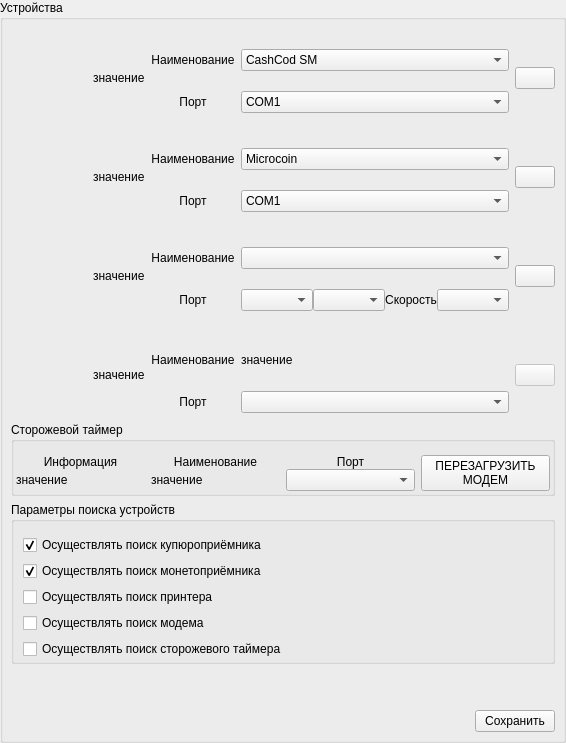
             <widget class="QGroupBox" name="grpAdminSetSettingsDevice">
              <property name="title">
               <string>Устройства</string>
              </property>
              <layout class="QVBoxLayout" name="verticalLayout_13">
               <property name="leftMargin">
                <number>6</number>
               </property>
               <property name="topMargin">
                <number>15</number>
               </property>
               <property name="rightMargin">
                <number>6</number>
               </property>
               <property name="bottomMargin">
                <number>6</number>
               </property>
               <item>
                <layout class="QVBoxLayout" name="verticalLayout_12" stretch="0,0,0,0,0">
                 <property name="margin" stdset="0">
                  <number>2</number>
                 </property>
                 <item>
                  <layout class="QGridLayout" name="gridLayout_3" columnstretch="0,1,1,2,1">
                   <property name="verticalSpacing">
                    <number>2</number>
                   </property>
                   <item row="1" column="3">
                    <widget class="QComboBox" name="cbxAdminPortValidator">
                     <item>
                      <property name="text">
                       <string>COM1</string>
                      </property>
                     </item>
                     <item>
                      <property name="text">
                       <string>COM2</string>
                      </property>
                     </item>
                     <item>
                      <property name="text">
                       <string>COM3</string>
                      </property>
                     </item>
                    </widget>
                   </item>
                   <item row="7" column="3">
                    <layout class="QHBoxLayout" name="horizontalLayout_2">
                     <item>
                      <widget class="QComboBox" name="cbxAdminPortPrinter"/>
                     </item>
                     <item>
                      <widget class="QComboBox" name="cbxAdminWinprinter"/>
                     </item>
                     <item>
                      <widget class="QLabel" name="lblAdminTitleSpeed">
                       <property name="maximumSize">
                        <size>
                         <width>100</width>
                         <height>16777215</height>
                        </size>
                       </property>
                       <property name="text">
                        <string>Скорость</string>
                       </property>
                       <property name="alignment">
                        <set>Qt::AlignCenter</set>
                       </property>
                      </widget>
                     </item>
                     <item>
                      <widget class="QComboBox" name="cbxAdminPortSpeed">
                       <property name="styleSheet">
                        <string notr="true"/>
                       </property>
                       <item>
                        <property name="text">
                         <string/>
                        </property>
                       </item>
                       <item>
                        <property name="text">
                         <string>9600</string>
                        </property>
                       </item>
                       <item>
                        <property name="text">
                         <string>14400</string>
                        </property>
                       </item>
                       <item>
                        <property name="text">
                         <string>19200</string>
                        </property>
                       </item>
                       <item>
                        <property name="text">
                         <string>38400</string>
                        </property>
                       </item>
                       <item>
                        <property name="text">
                         <string>57600</string>
                        </property>
                       </item>
                       <item>
                        <property name="text">
                         <string>115200</string>
                        </property>
                       </item>
                       <item>
                        <property name="text">
                         <string>128000</string>
                        </property>
                       </item>
                      </widget>
                     </item>
                    </layout>
                   </item>
                   <item row="10" column="0" rowspan="2" colspan="2">
                    <layout class="QHBoxLayout" name="horizontalLayout_33">
                     <property name="spacing">
                      <number>0</number>
                     </property>
                     <item>
                      <widget class="QLabel" name="lblAdminTitleDevice7">
                       <property name="minimumSize">
                        <size>
                         <width>82</width>
                         <height>82</height>
                        </size>
                       </property>
                       <property name="maximumSize">
                        <size>
                         <width>82</width>
                         <height>82</height>
                        </size>
                       </property>
                       <property name="text">
                        <string/>
                       </property>
                       <property name="pixmap">
                        <pixmap resource="../../ekiosk.qrc">:/assets/icons/admin_7.png</pixmap>
                       </property>
                       <property name="scaledContents">
                        <bool>true</bool>
                       </property>
                       <property name="alignment">
                        <set>Qt::AlignCenter</set>
                       </property>
                      </widget>
                     </item>
                     <item>
                      <widget class="QLabel" name="lblAdminTextDeviceInf3">
                       <property name="text">
                        <string>значение</string>
                       </property>
                      </widget>
                     </item>
                    </layout>
                   </item>
                   <item row="10" column="3">
                    <widget class="QLabel" name="lblAdminTextDeviceInf4">
                     <property name="maximumSize">
                      <size>
                       <width>16777215</width>
                       <height>40</height>
                      </size>
                     </property>
                     <property name="text">
                      <string>значение</string>
                     </property>
                    </widget>
                   </item>
                   <item row="3" column="4" rowspan="2">
                    <widget class="QPushButton" name="btnAdminTestRestartAcceptor">
                     <property name="maximumSize">
                      <size>
                       <width>130</width>
                       <height>16777215</height>
                      </size>
                     </property>
                     <property name="text">
                      <string/>
                     </property>
                     <property name="icon">
                      <iconset resource="../../ekiosk.qrc">
                       <normaloff>:/assets/icons/admin_3.png</normaloff>:/assets/icons/admin_3.png</iconset>
                     </property>
                     <property name="iconSize">
                      <size>
                       <width>64</width>
                       <height>64</height>
                      </size>
                     </property>
                    </widget>
                   </item>
                   <item row="0" column="0" rowspan="2" colspan="2">
                    <layout class="QHBoxLayout" name="horizontalLayout_30">
                     <property name="spacing">
                      <number>0</number>
                     </property>
                     <property name="topMargin">
                      <number>0</number>
                     </property>
                     <item>
                      <widget class="QLabel" name="lblAdminTitleDevice1">
                       <property name="minimumSize">
                        <size>
                         <width>82</width>
                         <height>82</height>
                        </size>
                       </property>
                       <property name="maximumSize">
                        <size>
                         <width>82</width>
                         <height>82</height>
                        </size>
                       </property>
                       <property name="text">
                        <string/>
                       </property>
                       <property name="pixmap">
                        <pixmap resource="../../ekiosk.qrc">:/assets/icons/admin_4.png</pixmap>
                       </property>
                       <property name="scaledContents">
                        <bool>true</bool>
                       </property>
                       <property name="alignment">
                        <set>Qt::AlignCenter</set>
                       </property>
                      </widget>
                     </item>
                     <item>
                      <widget class="QLabel" name="lblAdminTextDeviceInf1">
                       <property name="text">
                        <string>значение</string>
                       </property>
                      </widget>
                     </item>
                    </layout>
                   </item>
                   <item row="3" column="2">
                    <widget class="QLabel" name="lblAdminTitleDevice11">
                     <property name="text">
                      <string>Наименование</string>
                     </property>
                     <property name="alignment">
                      <set>Qt::AlignCenter</set>
                     </property>
                    </widget>
                   </item>
                   <item row="0" column="4" rowspan="2">
                    <widget class="QPushButton" name="btnAdminTestRestartValidator">
                     <property name="maximumSize">
                      <size>
                       <width>130</width>
                       <height>16777215</height>
                      </size>
                     </property>
                     <property name="text">
                      <string/>
                     </property>
                     <property name="icon">
                      <iconset resource="../../ekiosk.qrc">
                       <normaloff>:/assets/icons/admin_3.png</normaloff>:/assets/icons/admin_3.png</iconset>
                     </property>
                     <property name="iconSize">
                      <size>
                       <width>64</width>
                       <height>64</height>
                      </size>
                     </property>
                    </widget>
                   </item>
                   <item row="6" column="3">
                    <widget class="QComboBox" name="cbxAdminNamePrinter"/>
                   </item>
                   <item row="7" column="2">
                    <widget class="QLabel" name="lblAdminTitleDevice6">
                     <property name="text">
                      <string>Порт</string>
                     </property>
                     <property name="alignment">
                      <set>Qt::AlignCenter</set>
                     </property>
                    </widget>
                   </item>
                   <item row="0" column="3">
                    <widget class="QComboBox" name="cbxAdminNameValidator">
                     <item>
                      <property name="text">
                       <string>CashCod SM</string>
                      </property>
                     </item>
                     <item>
                      <property name="text">
                       <string>CashCod MSM</string>
                      </property>
                     </item>
                    </widget>
                   </item>
                   <item row="4" column="2">
                    <widget class="QLabel" name="lblAdminTitleDevice12">
                     <property name="text">
                      <string>Порт</string>
                     </property>
                     <property name="alignment">
                      <set>Qt::AlignCenter</set>
                     </property>
                    </widget>
                   </item>
                   <item row="9" column="2">
                    <spacer name="verticalSpacer_13">
                     <property name="orientation">
                      <enum>Qt::Vertical</enum>
                     </property>
                     <property name="sizeType">
                      <enum>QSizePolicy::Fixed</enum>
                     </property>
                     <property name="sizeHint" stdset="0">
                      <size>
                       <width>20</width>
                       <height>15</height>
                      </size>
                     </property>
                    </spacer>
                   </item>
                   <item row="10" column="4" rowspan="2">
                    <widget class="QPushButton" name="btnAdminTestRestartModem">
                     <property name="enabled">
                      <bool>false</bool>
                     </property>
                     <property name="maximumSize">
                      <size>
                       <width>130</width>
                       <height>16777215</height>
                      </size>
                     </property>
                     <property name="text">
                      <string/>
                     </property>
                     <property name="icon">
                      <iconset resource="../../ekiosk.qrc">
                       <normaloff>:/assets/icons/admin_3.png</normaloff>:/assets/icons/admin_3.png</iconset>
                     </property>
                     <property name="iconSize">
                      <size>
                       <width>64</width>
                       <height>64</height>
                      </size>
                     </property>
                    </widget>
                   </item>
                   <item row="5" column="2">
                    <spacer name="verticalSpacer_12">
                     <property name="orientation">
                      <enum>Qt::Vertical</enum>
                     </property>
                     <property name="sizeType">
                      <enum>QSizePolicy::Fixed</enum>
                     </property>
                     <property name="sizeHint" stdset="0">
                      <size>
                       <width>20</width>
                       <height>15</height>
                      </size>
                     </property>
                    </spacer>
                   </item>
                   <item row="11" column="3">
                    <widget class="QComboBox" name="cbxAdminPortModem"/>
                   </item>
                   <item row="3" column="3">
                    <widget class="QComboBox" name="cbxAdminNameAcceptor">
                     <item>
                      <property name="text">
                       <string>Microcoin</string>
                      </property>
                     </item>
                     <item>
                      <property name="text">
                       <string>NRI</string>
                      </property>
                     </item>
                    </widget>
                   </item>
                   <item row="4" column="3">
                    <widget class="QComboBox" name="cbxAdminPortAcceptor">
                     <item>
                      <property name="text">
                       <string>COM1</string>
                      </property>
                     </item>
                     <item>
                      <property name="text">
                       <string>COM2</string>
                      </property>
                     </item>
                     <item>
                      <property name="text">
                       <string>COM3</string>
                      </property>
                     </item>
                    </widget>
                   </item>
                   <item row="0" column="2">
                    <widget class="QLabel" name="lblAdminTitleDevice2">
                     <property name="text">
                      <string>Наименование</string>
                     </property>
                     <property name="alignment">
                      <set>Qt::AlignCenter</set>
                     </property>
                    </widget>
                   </item>
                   <item row="6" column="4" rowspan="2">
                    <widget class="QPushButton" name="btnAdminTestPrintCheck">
                     <property name="maximumSize">
                      <size>
                       <width>130</width>
                       <height>16777215</height>
                      </size>
                     </property>
                     <property name="text">
                      <string/>
                     </property>
                     <property name="icon">
                      <iconset resource="../../ekiosk.qrc">
                       <normaloff>:/assets/icons/admin_6.png</normaloff>:/assets/icons/admin_6.png</iconset>
                     </property>
                     <property name="iconSize">
                      <size>
                       <width>64</width>
                       <height>64</height>
                      </size>
                     </property>
                    </widget>
                   </item>
                   <item row="6" column="0" rowspan="2" colspan="2">
                    <layout class="QHBoxLayout" name="horizontalLayout_32">
                     <property name="spacing">
                      <number>0</number>
                     </property>
                     <item>
                      <widget class="QLabel" name="lblAdminTitleDevice4">
                       <property name="minimumSize">
                        <size>
                         <width>82</width>
                         <height>82</height>
                        </size>
                       </property>
                       <property name="maximumSize">
                        <size>
                         <width>82</width>
                         <height>82</height>
                        </size>
                       </property>
                       <property name="text">
                        <string/>
                       </property>
                       <property name="pixmap">
                        <pixmap resource="../../ekiosk.qrc">:/assets/icons/admin_6.png</pixmap>
                       </property>
                       <property name="scaledContents">
                        <bool>true</bool>
                       </property>
                       <property name="alignment">
                        <set>Qt::AlignCenter</set>
                       </property>
                      </widget>
                     </item>
                     <item>
                      <widget class="QLabel" name="lblAdminTextDeviceInf2">
                       <property name="text">
                        <string>значение</string>
                       </property>
                      </widget>
                     </item>
                    </layout>
                   </item>
                   <item row="2" column="2">
                    <spacer name="verticalSpacer_11">
                     <property name="orientation">
                      <enum>Qt::Vertical</enum>
                     </property>
                     <property name="sizeType">
                      <enum>QSizePolicy::Fixed</enum>
                     </property>
                     <property name="sizeHint" stdset="0">
                      <size>
                       <width>20</width>
                       <height>15</height>
                      </size>
                     </property>
                    </spacer>
                   </item>
                   <item row="1" column="2">
                    <widget class="QLabel" name="lblAdminTitleDevice3">
                     <property name="text">
                      <string>Порт</string>
                     </property>
                     <property name="alignment">
                      <set>Qt::AlignCenter</set>
                     </property>
                    </widget>
                   </item>
                   <item row="10" column="2">
                    <widget class="QLabel" name="lblAdminTitleDevice8">
                     <property name="text">
                      <string>Наименование</string>
                     </property>
                     <property name="alignment">
                      <set>Qt::AlignCenter</set>
                     </property>
                    </widget>
                   </item>
                   <item row="6" column="2">
                    <widget class="QLabel" name="lblAdminTitleDevice5">
                     <property name="text">
                      <string>Наименование</string>
                     </property>
                     <property name="alignment">
                      <set>Qt::AlignCenter</set>
                     </property>
                    </widget>
                   </item>
                   <item row="11" column="2">
                    <widget class="QLabel" name="lblAdminTitleDevice9">
                     <property name="text">
                      <string>Порт</string>
                     </property>
                     <property name="alignment">
                      <set>Qt::AlignCenter</set>
                     </property>
                    </widget>
                   </item>
                   <item row="3" column="0" rowspan="2" colspan="2">
                    <layout class="QHBoxLayout" name="horizontalLayout_31">
                     <property name="spacing">
                      <number>0</number>
                     </property>
                     <item>
                      <widget class="QLabel" name="lblAdminTitleDevice10">
                       <property name="minimumSize">
                        <size>
                         <width>82</width>
                         <height>82</height>
                        </size>
                       </property>
                       <property name="maximumSize">
                        <size>
                         <width>82</width>
                         <height>82</height>
                        </size>
                       </property>
                       <property name="text">
                        <string/>
                       </property>
                       <property name="pixmap">
                        <pixmap resource="../../ekiosk.qrc">:/assets/icons/admin_5.png</pixmap>
                       </property>
                       <property name="scaledContents">
                        <bool>true</bool>
                       </property>
                       <property name="alignment">
                        <set>Qt::AlignCenter</set>
                       </property>
                      </widget>
                     </item>
                     <item>
                      <widget class="QLabel" name="lblAdminTextAcceptor">
                       <property name="text">
                        <string>значение</string>
                       </property>
                      </widget>
                     </item>
                    </layout>
                   </item>
                  </layout>
                 </item>
                 <item>
                  <widget class="QGroupBox" name="grpAdminSetSettingsWD">
                   <property name="title">
                    <string>Сторожевой таймер</string>
                   </property>
                   <layout class="QVBoxLayout" name="verticalLayout_44">
                    <property name="leftMargin">
                     <number>2</number>
                    </property>
                    <property name="topMargin">
                     <number>13</number>
                    </property>
                    <property name="rightMargin">
                     <number>2</number>
                    </property>
                    <property name="bottomMargin">
                     <number>2</number>
                    </property>
                    <item>
                     <layout class="QGridLayout" name="gridLayout_19">
                      <property name="horizontalSpacing">
                       <number>6</number>
                      </property>
                      <property name="verticalSpacing">
                       <number>0</number>
                      </property>
                      <item row="0" column="0">
                       <widget class="QLabel" name="lblAdminTitleDevice">
                        <property name="text">
                         <string>Информация</string>
                        </property>
                        <property name="alignment">
                         <set>Qt::AlignCenter</set>
                        </property>
                       </widget>
                      </item>
                      <item row="0" column="1">
                       <widget class="QLabel" name="lblAdminTitleDevice_2">
                        <property name="text">
                         <string>Наименование</string>
                        </property>
                        <property name="alignment">
                         <set>Qt::AlignCenter</set>
                        </property>
                       </widget>
                      </item>
                      <item row="0" column="2">
                       <widget class="QLabel" name="lblAdminTitleDevice_3">
                        <property name="text">
                         <string>Порт</string>
                        </property>
                        <property name="alignment">
                         <set>Qt::AlignCenter</set>
                        </property>
                       </widget>
                      </item>
                      <item row="1" column="0">
                       <widget class="QLabel" name="lblAdminTextDeviceInfWD1">
                        <property name="text">
                         <string>значение</string>
                        </property>
                       </widget>
                      </item>
                      <item row="1" column="1">
                       <widget class="QLabel" name="lblAdminTextDeviceInfWD2">
                        <property name="text">
                         <string>значение</string>
                        </property>
                       </widget>
                      </item>
                      <item row="1" column="2">
                       <widget class="QComboBox" name="cbxAdminPortWD"/>
                      </item>
                      <item row="0" column="3" rowspan="2">
                       <widget class="QPushButton" name="btnAdminTestRestartModemReal">
                        <property name="text">
                         <string>ПЕРЕЗАГРУЗИТЬ
МОДЕМ</string>
                        </property>
                       </widget>
                      </item>
                     </layout>
                    </item>
                   </layout>
                  </widget>
                 </item>
                 <item>
                  <widget class="QGroupBox" name="grpAdminSearchDeviesParam">
                   <property name="title">
                    <string>Параметры поиска устройств</string>
                   </property>
                   <layout class="QVBoxLayout" name="verticalLayout_43">
                    <property name="topMargin">
                     <number>13</number>
                    </property>
                    <property name="bottomMargin">
                     <number>2</number>
                    </property>
                    <item>
                     <layout class="QGridLayout" name="gridLayout_18">
                      <item row="0" column="0">
                       <widget class="QCheckBox" name="chbxAdminSearchValidator">
                        <property name="enabled">
                         <bool>true</bool>
                        </property>
                        <property name="text">
                         <string>Осуществлять поиск купюроприёмника</string>
                        </property>
                        <property name="checked">
                         <bool>true</bool>
                        </property>
                       </widget>
                      </item>
                      <item row="2" column="0">
                       <widget class="QCheckBox" name="chbxAdminSearchPrinter">
                        <property name="text">
                         <string>Осуществлять поиск принтера</string>
                        </property>
                       </widget>
                      </item>
                      <item row="3" column="0">
                       <widget class="QCheckBox" name="chbxAdminSearchModem">
                        <property name="text">
                         <string>Осуществлять поиск модема</string>
                        </property>
                       </widget>
                      </item>
                      <item row="4" column="0">
                       <widget class="QCheckBox" name="chbxAdminSearchWD">
                        <property name="text">
                         <string>Осуществлять поиск сторожевого таймера</string>
                        </property>
                       </widget>
                      </item>
                      <item row="1" column="0">
                       <widget class="QCheckBox" name="chbxAdminSearchCoinAcceptor">
                        <property name="enabled">
                         <bool>true</bool>
                        </property>
                        <property name="text">
                         <string>Осуществлять поиск монетоприёмника</string>
                        </property>
                        <property name="checked">
                         <bool>true</bool>
                        </property>
                       </widget>
                      </item>
                     </layout>
                    </item>
                   </layout>
                  </widget>
                 </item>
                 <item>
                  <spacer name="verticalSpacer_14">
                   <property name="orientation">
                    <enum>Qt::Vertical</enum>
                   </property>
                   <property name="sizeHint" stdset="0">
                    <size>
                     <width>20</width>
                     <height>40</height>
                    </size>
                   </property>
                  </spacer>
                 </item>
                 <item>
                  <layout class="QHBoxLayout" name="horizontalLayout_29">
                   <property name="topMargin">
                    <number>0</number>
                   </property>
                   <item>
                    <spacer name="horizontalSpacer">
                     <property name="orientation">
                      <enum>Qt::Horizontal</enum>
                     </property>
                     <property name="sizeHint" stdset="0">
                      <size>
                       <width>40</width>
                       <height>20</height>
                      </size>
                     </property>
                    </spacer>
                   </item>
                   <item>
                    <widget class="QPushButton" name="btnSaveChangeTypeDevices">
                     <property name="text">
                      <string>Сохранить</string>
                     </property>
                     <property name="icon">
                      <iconset resource="../../ekiosk.qrc">
                       <normaloff>:/assets/icons/reg_6.png</normaloff>:/assets/icons/reg_6.png</iconset>
                     </property>
                     <property name="iconSize">
                      <size>
                       <width>64</width>
                       <height>64</height>
                      </size>
                     </property>
                    </widget>
                   </item>
                  </layout>
                 </item>
                </layout>
               </item>
              </layout>
             </widget>
